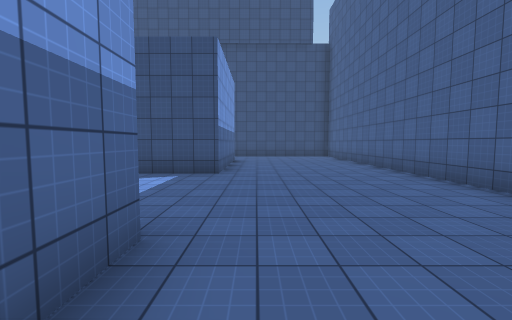
view 1 (above)

17 first-person views from a walk through a Unity game level. The camera is 1.5 m above the floor, tilts 4° down and sees 90° across. The floor is counted in squares, 2 m on a side. Each view is taken from the middle of a square. On the plan, view 1 faces up. The plan holds only what a view shows up to about 9 squares ahead; the rest is blank. The place goes on beyond the plan. Surface patterns are stand-ins for the level's own textures.

view 2
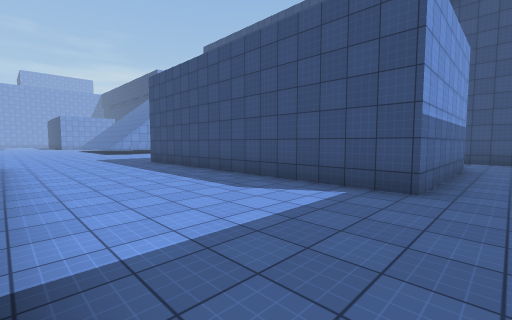

view 3
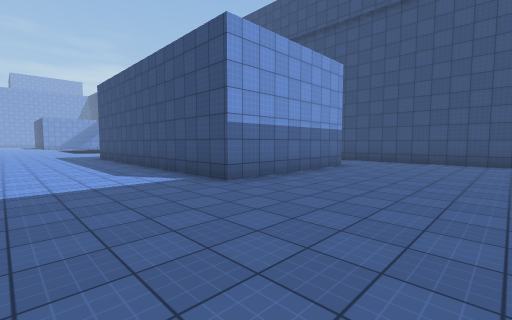

view 4
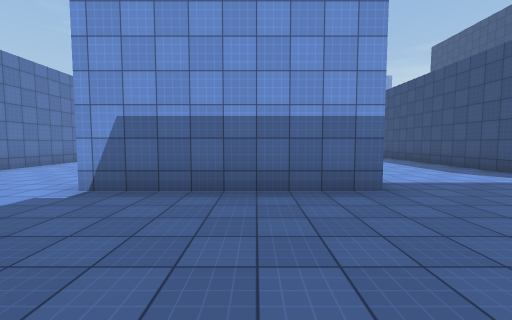

view 5
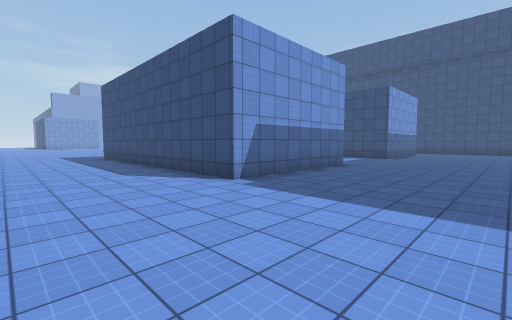

view 6
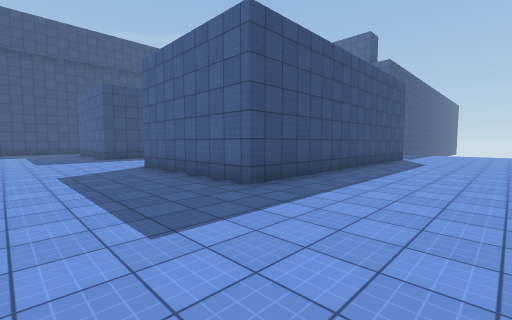

view 7
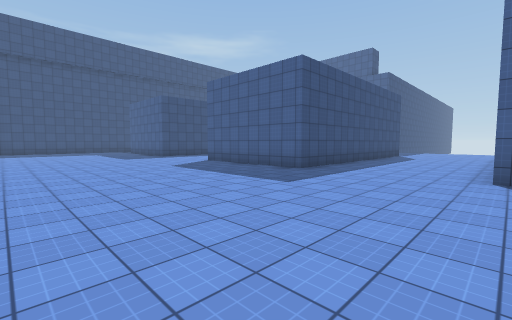

view 8
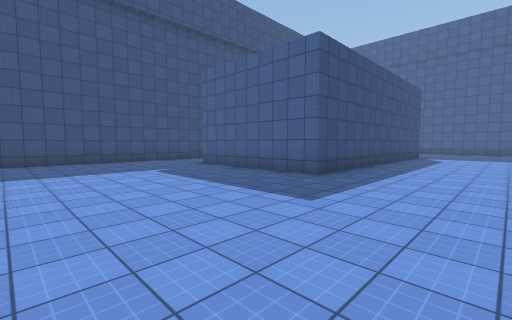

view 9
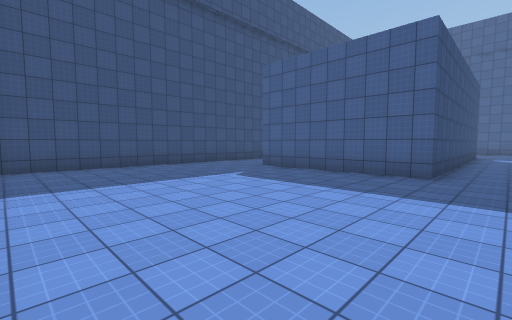

view 10
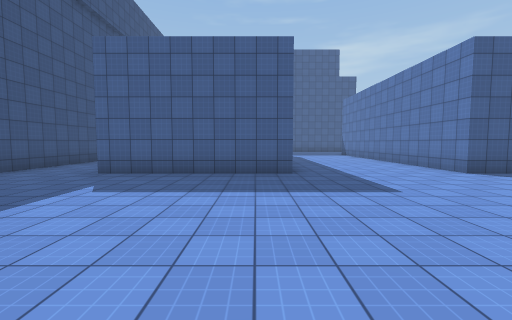

view 11
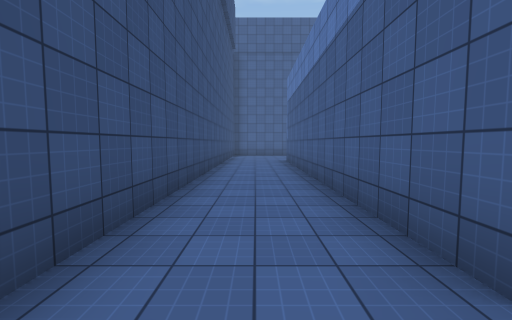

view 12
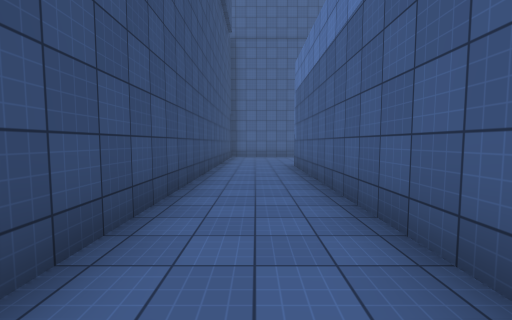

view 13
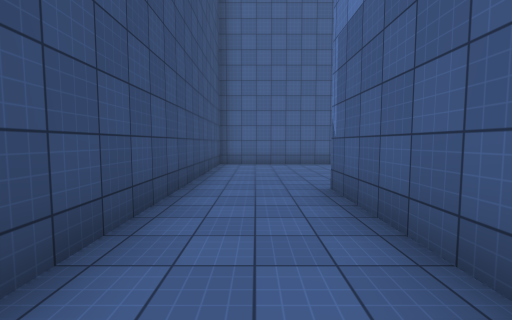

view 14
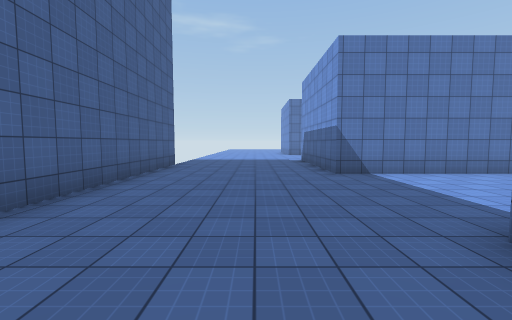

view 15
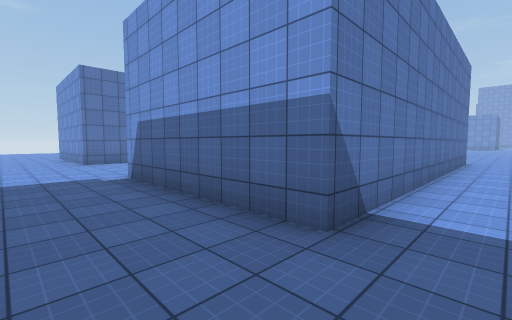

view 16
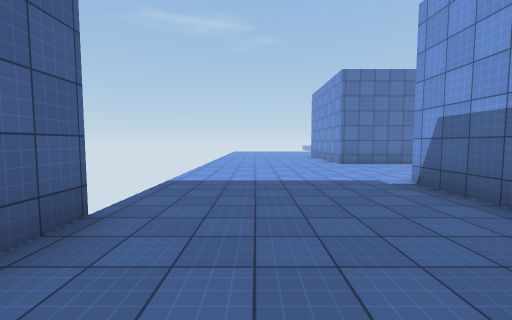

view 17
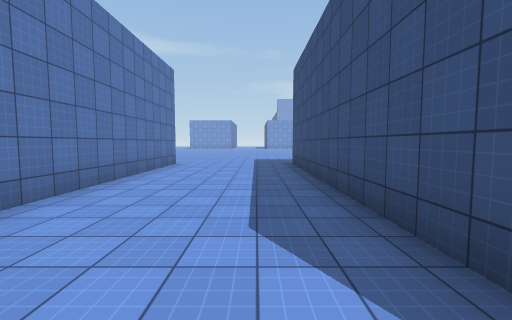

### Floor plan
Points are (right, up) in squares from view 1. A wall is a line through its corners. A room is listed if a view was taken in it or the views show most of it. See-through windows are left out.
Room 1 (views 1, 2, 3, 4, 5, 6, 7, 8, 9, 10, 11, 12, 13, 14, 15, 16, 17)
walls: (-9.9, 1.9) (-0.9, 1.9) (-0.9, -2.7) (-9.9, -2.7) (-9.9, 1.9); (-9.9, 6.1) (-9.9, 10.8) (-0.9, 10.8) (-0.9, 6.1) (-9.9, 6.1); (-9.9, -6.8) (-0.9, -6.8) (-0.9, -7.5); (3.7, 0.5) (3.7, 13.2) (-9.9, 13.2); (-11.4, 13.2) (-16.1, 13.2)
ways out: opening at (4.5, 0)

Where each view was taken, in squares from view 1:
view 1: 0 up, 0 right, facing up
view 2: 2 up, 0 right, facing up-left
view 3: 3 up, 3 right, facing up-left
view 4: 0 up, 3 right, facing left
view 5: 6 down, 3 right, facing up-left
view 6: 6 down, 13 left, facing up-right
view 7: 7 down, 16 left, facing up-right
view 8: 3 up, 15 left, facing up-right
view 9: 5 up, 16 left, facing up-right
view 10: 7 up, 16 left, facing right
view 11: 12 up, 11 left, facing right
view 12: 12 up, 9 left, facing right
view 13: 12 up, 5 left, facing right
view 14: 8 up, 1 right, facing down
view 15: 3 up, 1 right, facing down-left
view 16: 2 up, 2 right, facing down
view 17: 4 down, 1 left, facing left
